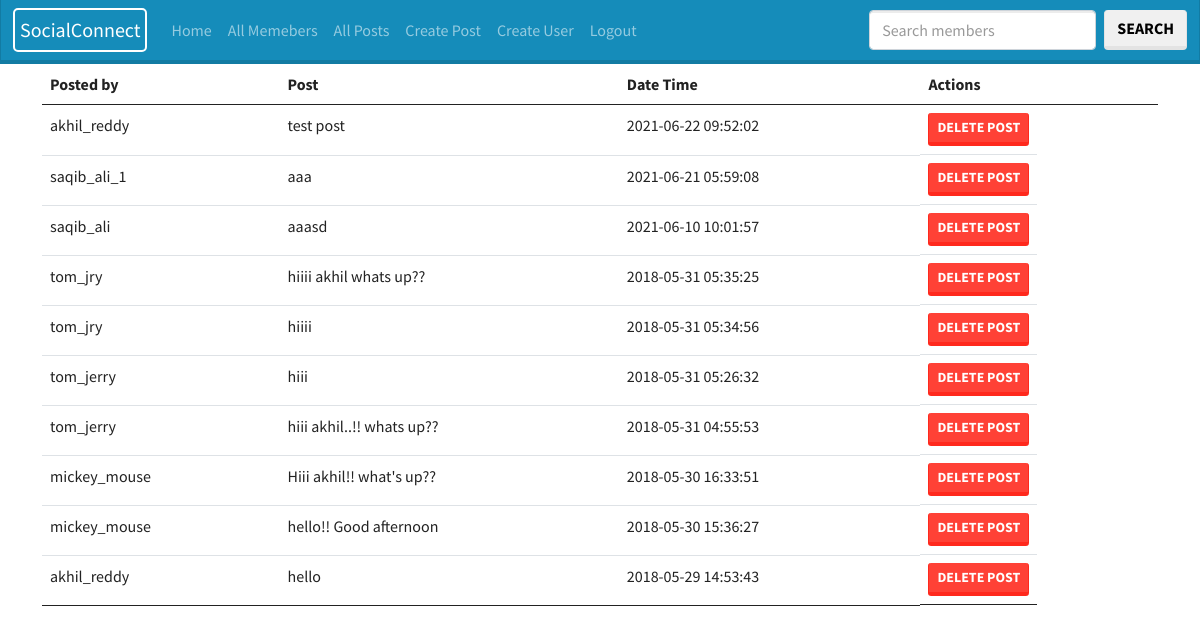
Screenshot of /admin/posts.php (signed in) with the database file from the repository.
### tables this page shows
CREATE TABLE `posts` (
  `id` int(11) NOT NULL,
  `body` text NOT NULL,
  `added_by` varchar(60) NOT NULL,
  `user_to` varchar(60) NOT NULL,
  `date_added` datetime NOT NULL,
  `user_closed` varchar(3) NOT NULL,
  `deleted` varchar(3) NOT NULL,
  `likes` int(11) NOT NULL
);

### admin/posts.php (the view, shortened to what this page needs)
<?php
include 'head.php';
include 'db.php';
$sql = "select  * from posts where body !='' order by id desc";
$result = $conn->query($sql);
if ($result->num_rows > 0) {
	echo '<table class="table table-hover">';
	echo '
	<thead>
	<tr>
	<th>Posted by</th>
	<th>Post</th>
	<th>Date Time</th>
	<th>Actions</th>
		</tr>
	</thead>
	<tbody>
	';
  while($row = $result->fetch_assoc()) {
	extract($row);
	?>
<tr>
<td><?=$added_by?></td>
<td><?=$body?></td>
<td><?=$date_added?></td>
<td class="btn-group">
<a href="delete.php?id=<?=$id;?>" class="btn btn-danger btn-sm">Delete Post</a>
</td>
</tr>
	<?php
  }
  	echo '
	<tbody>
	</table>';
} else {
  echo "0 results";
}

### rows the page displays
posts: added_by "akhil_reddy", body "test post", date_added "2021-06-22 09:52:02"
posts: added_by "saqib_ali_1", body "aaa", date_added "2021-06-21 05:59:08"
posts: added_by "saqib_ali", body "aaasd", date_added "2021-06-10 10:01:57"
posts: added_by "tom_jry", body "hiiii akhil whats up??", date_added "2018-05-31 05:35:25"
posts: added_by "tom_jry", body "hiiii", date_added "2018-05-31 05:34:56"
posts: added_by "tom_jerry", body "hiii", date_added "2018-05-31 05:26:32"
posts: added_by "tom_jerry", body "hiii akhil..!! whats up??", date_added "2018-05-31 04:55:53"
posts: added_by "mickey_mouse", body "Hiii akhil!! what's up??", date_added "2018-05-30 16:33:51"
posts: added_by "mickey_mouse", body "hello!! Good afternoon", date_added "2018-05-30 15:36:27"
posts: added_by "akhil_reddy", body "hello", date_added "2018-05-29 14:53:43"
